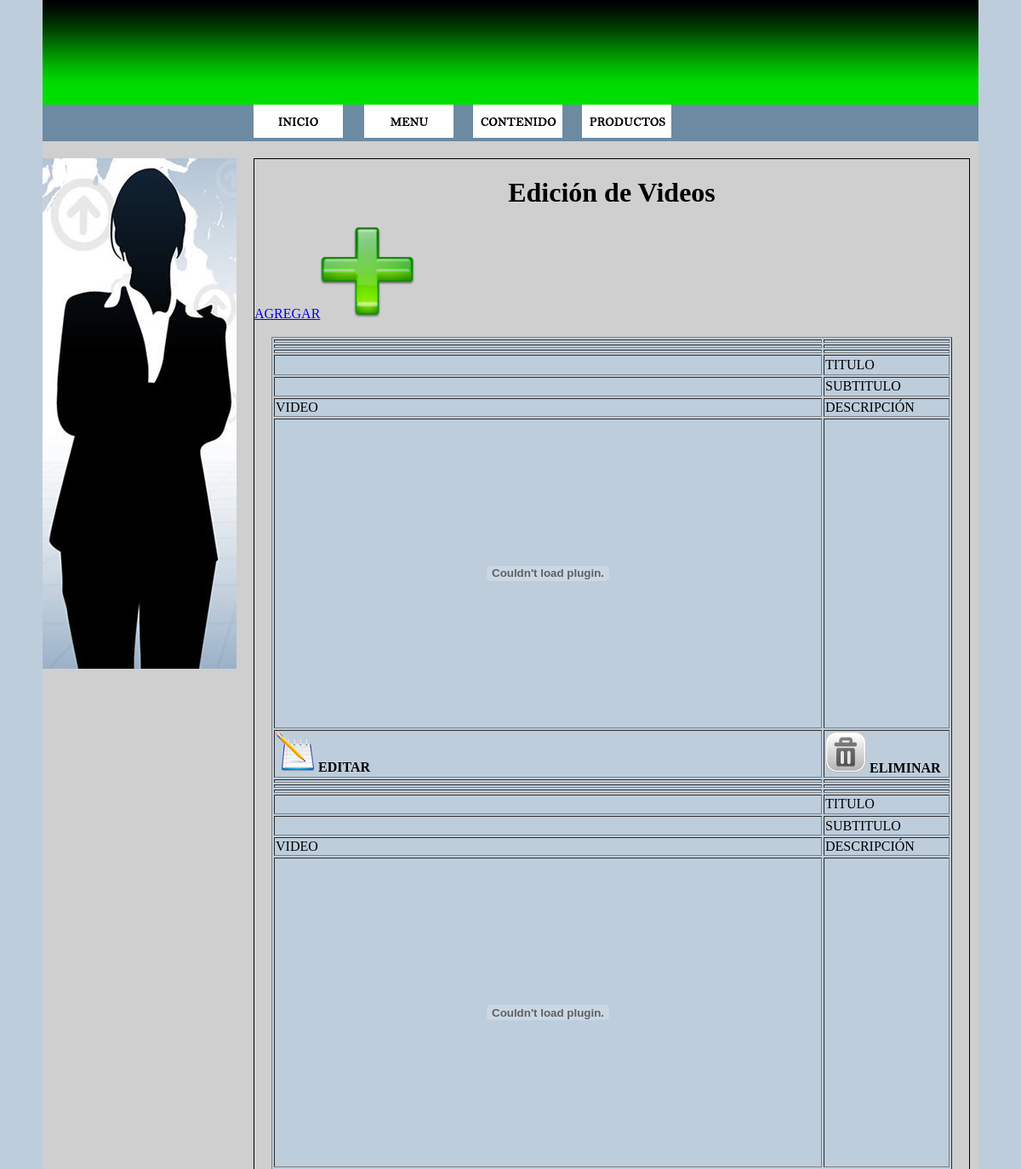
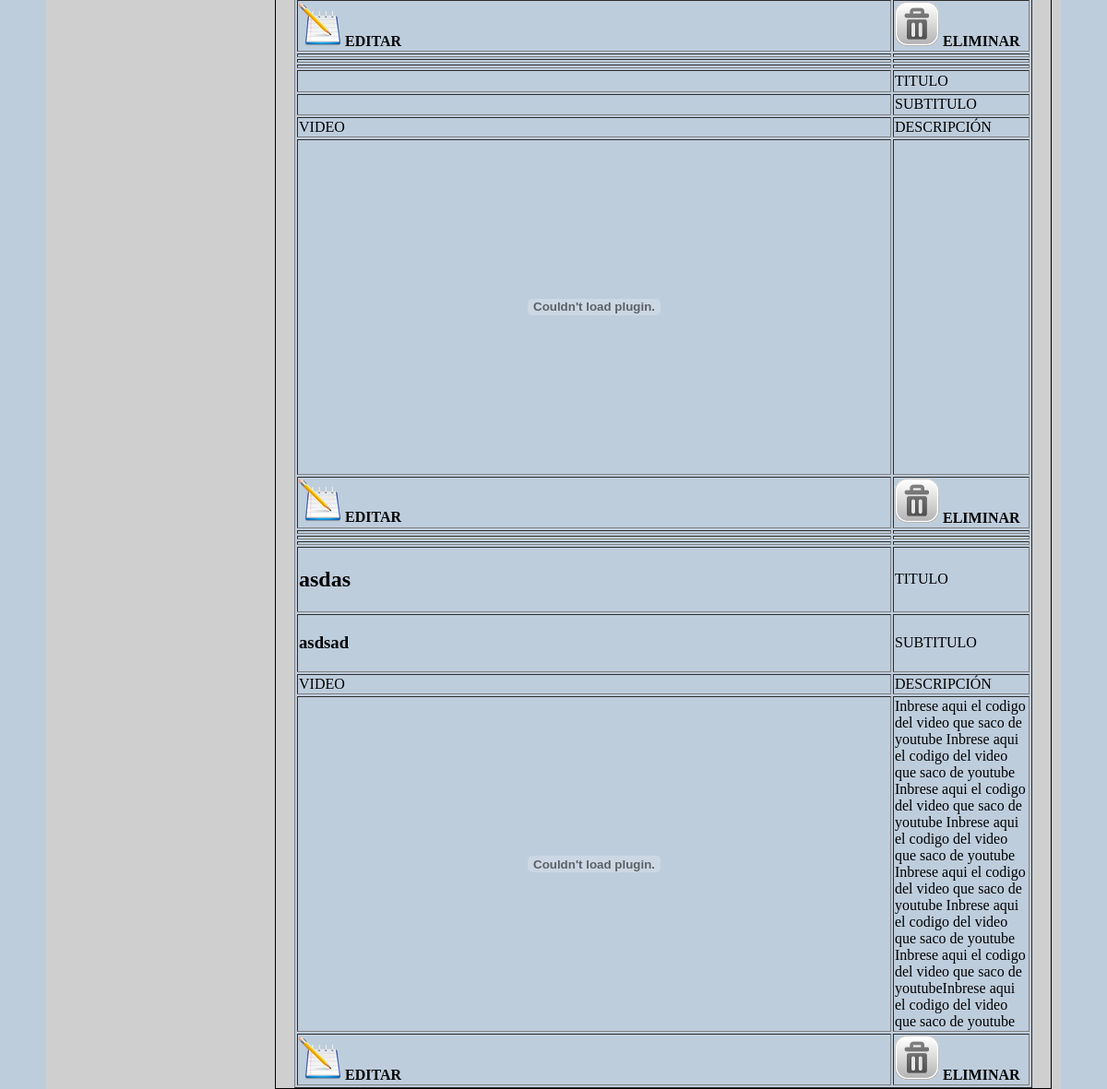
The page /site/admin/controller/mostrarVideos.php (signed in) on the database its author committed (2 pictures, top to bottom).
### tables this page shows
CREATE TABLE `videos` (
  `id` int(11) NOT NULL AUTO_INCREMENT,
  `titulo` varchar(250) DEFAULT NULL,
  `subtitulo` varchar(250) DEFAULT NULL,
  `descripcion` text,
  `video` text,
  PRIMARY KEY (`id`)
);

### site/admin/models/settings/class.mysql.php (called while the page is built, shortened)
<?php
class Mysql
	{
		private $linkDB;
		private function Connect($host = '', $user = '', $pass = '', $database='')
		{
			$this->linkDB = mysql_connect($host, $user, $pass);
		}
		private function isConnected()
		{
			return TRUE;
		}
		public function Query($consulta)
		{
			$result = mysql_query($consulta, $this->linkDB);
			return $result;
		}
	}
?>

### site/admin/models/class_videos.php (called while the page is built, shortened)
<?php
require_once("settings/class.mysql.php");
class Videos
{
    private $DB;
    private $errores=array();
    function Videos()
    {
        $this->DB= new Mysql();
    }
    function mostrar()
    {
        $categorias= array();
        $query="select * from videos ORDER BY titulo  ASC";
        $resultado=$this->DB->Query($query);
        if(! $resultado)
        {
            $this->errores['menu'] = 'no es posible mostrar los datos';
            return false;
        }
        else
        {
            while($reg = mysql_fetch_assoc($resultado))
            {
                $categorias[] = $reg;
            }
        }
        return $categorias;
    }
}
?>

### site/admin/view/mostrarVideos.php (the view, shortened to what this page needs)
<!DOCTYPE html PUBLIC "-//W3C//DTD XHTML 1.0 Transitional//EN" "http://www.w3.org/TR/xhtml1/DTD/xhtml1-transitional.dtd">
<html xmlns="http://www.w3.org/1999/xhtml">
<head>
<link rel="stylesheet" href="../css/my-acount.css" media="all"/>
<link rel="stylesheet" href="../css/categorias.css" media="all"/>
</head>
<body>
    <div id="global">
        <div id="header">
        </div>
        <div id="menu">
            <div class="item">
                <img class="imgitem" src="../images/binicio.png"/>
            </div>
            <div class="item1">
                <img class="imgitem1" src="../images/bmenu.png"/>
            </div>
            <div class="item2">
                <img class="imgitem2" src="../images/bcontenido.png"/>
            </div>
             <div class="item3">
                <img class="imgitem3" src="../images/bproductos.png"/>
            </div>
        </div>
        <div id="sidebar">
        </div>
        <div id="contenido">
          <h1>Edici&oacute;n de Videos</h1>
           <div id="categorias">
                <a class="mas" href="../controller/insertVideos.php">AGREGAR<img class="mas" border="0" src="../images/mas.png" alt="Agregar"/></a>
               <br/>
               <br/>
               <div class="videos">
                <table class="tablevideos"  border="1">
                     <?php
                  for($i=0;$i<sizeof($ver);$i++)
                  {
                  ?>
                    <tr>
                        <td></td>
                        <td></td>
                    </tr>
                    <tr>
                        <td></td>
                        <td></td>
                    </tr>
                    <tr>
                        <td></td>
                        <td></td>
                    </tr>
                    <tr>
                        <td> <h2> <?php echo $ver[$i]["titulo"]?></h2></td>
                        <td>TITULO</td>
                    </tr>
                     <tr>
                        <td>  <h3><?php echo $ver[$i]["subtitulo"]?></h3></td>
                        <td>SUBTITULO</td>
                    </tr>
                    <tr>
                        <td>VIDEO</td>
                        <td>DESCRIPCI&Oacute;N</td>
                    </tr>
                    <tr>
                        <td><?php echo $ver[$i]["video"]?></td>
                        <td><?php echo $ver[$i]["descripcion"]?></td>
                    </tr>
                    <tr>
                        <td aling="center"> <a href="editarVideos.php?id=<?php echo $ver[$i]['id'];?>"><img border="0" src="../images/editar.png" alt="Editar"/></a>&nbsp;<b>EDITAR</b></td>
                        <td aling="center"><a href="deleteVideos.php?id=<?php echo $ver[$i]['id'];?>"><img border="0" src="../images/eliminar.png" alt="Eliminar"/></a>&nbsp;<b>ELIMINAR</b></td>
                    </tr>
                    <?php
                     }
                    ?>
                </table>
              </div>
           </div>
        </div>
    </div>
</body>
</html>

### site/admin/css/my-acount.css (style rules this page uses)
body { background-color: #BECDDC; margin: 0px; padding: 0px; text-align: center; }
#global { min-height: 832px; background: #CFCFCF; overflow: auto; width: 1100px; margin: 0 auto; }
#header { width: 100%; height: 123px; background: url(../images/header.jpg); }
#menu { background: url(../images/menu.jpg); width: 100%; height: 43px; text-align: left; }
#menu .item { position: absolute; background-color: #000000; color: aliceblue; width: 105px; float: left; cursor: pointer; margin-left: 248px; }
#menu .item1 { position: absolute; background-color: #000000; color: aliceblue; width: 105px; float: left; cursor: pointer; margin-left: 378px; }
#menu .item2 { position: absolute; background-color: #000000; color: aliceblue; width: 105px; float: left; cursor: pointer; margin-left: 506px; }
#menu .item3 { position: absolute; background-color: #000000; color: aliceblue; width: 105px; float: left; cursor: pointer; margin-left: 634px; }
#sidebar { background: url(../images/sidebar.jpg); width: 228px; height: 600px; float: left; margin-top: 20px; }
#contenido { width: 840px; min-height: 600px; float: left; margin-left: 20px; margin-top: 20px; border: 1px solid; border-color: black; }
table { background-color: #BECDDC; }

### site/admin/css/categorias.css (style rules this page uses)
#categorias { text-align: left; }
.videos { text-align: left; width: 800px; margin-left: 20px; }

### rows shown on the page
videos: titulo "asdas", subtitulo "asdsad", descripcion "Inbrese aqui el codigo del video que saco de youtube Inbrese aqui el codigo del video que saco de youtube Inbrese aqui el codigo del video que saco de youtube Inbrese aqui el codigo del video que saco de youtube Inbrese aqui el codigo del video que saco de youtube Inbrese aqui el codigo del video que saco de youtube Inbrese aqui el codigo del video que saco de youtubeInbrese aqui el codigo del video que saco de youtube"
